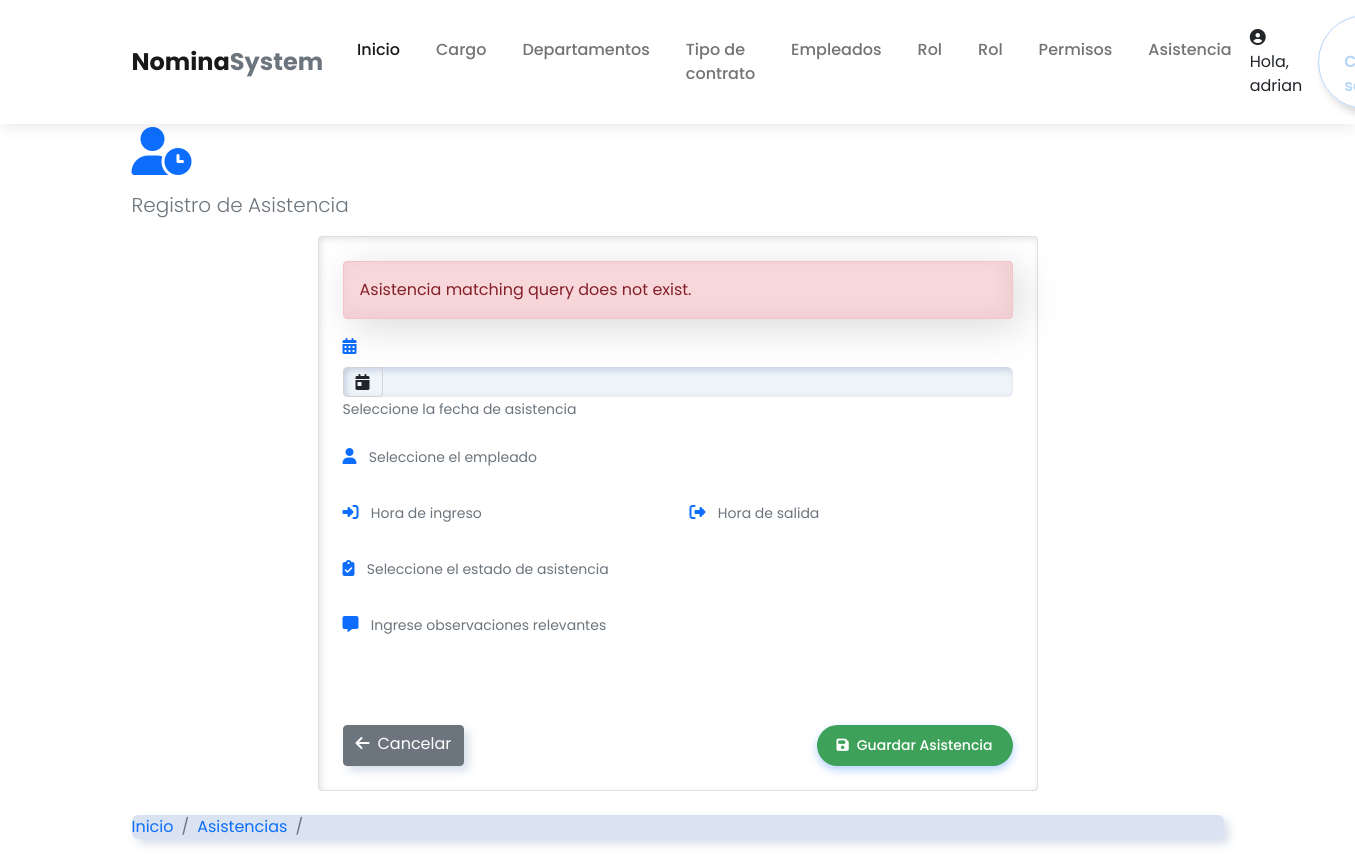
Before: /payroll/update/asistencia/1/ (signed in) with the older database file.
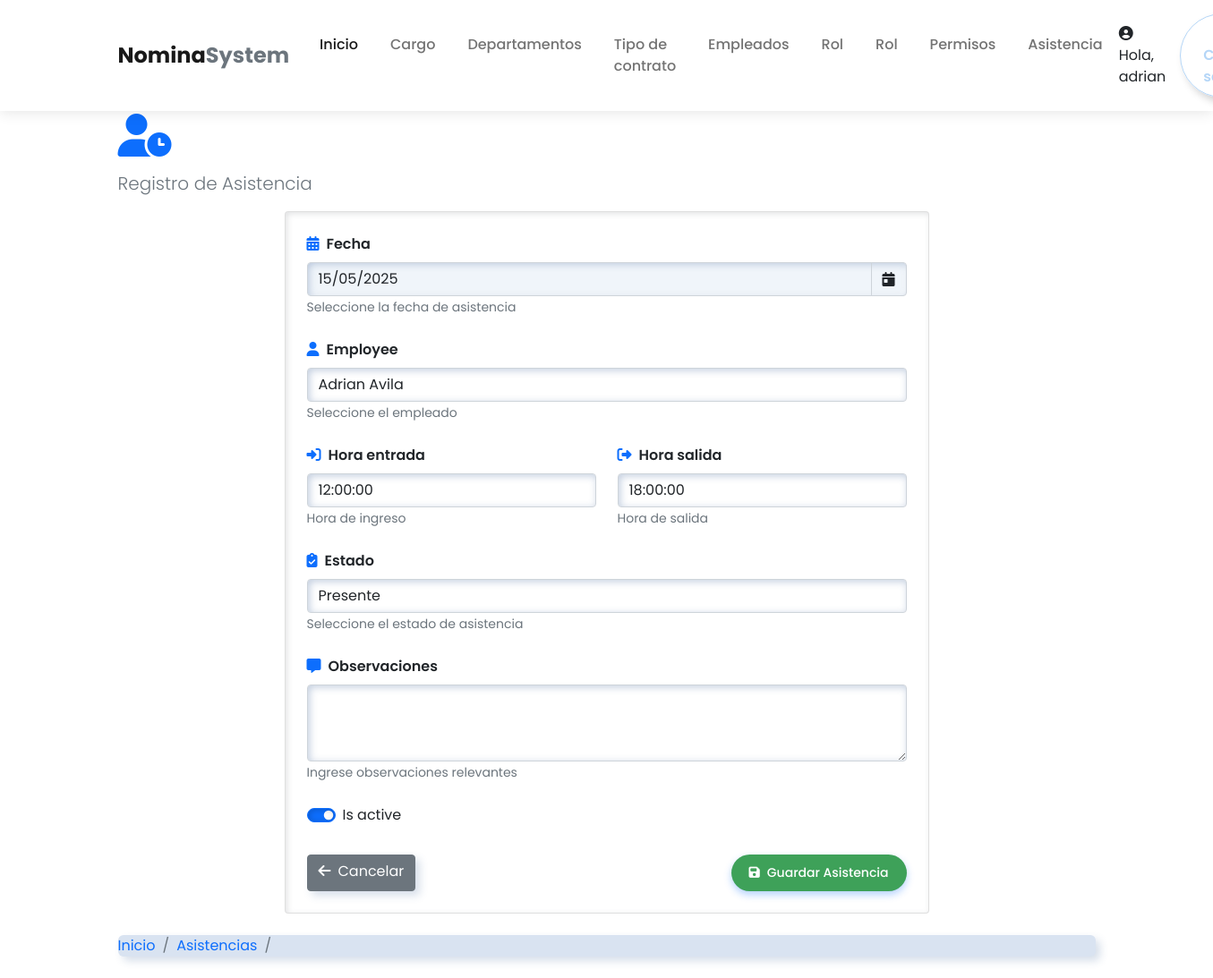
After: the same page with the newer database file.
### payroll/models.py (models this page shows, shortened)
class Asistencia(models.Model):
    ESTADO_CHOICES = (
        ('P', 'Presente'),
        ('A', 'Ausente'),
        ('T', 'Tardanza'),
        ('V', 'Vacaciones'),
    )
    employee = models.ForeignKey(Employee, on_delete=models.CASCADE)
    fecha = models.DateField()
    hora_entrada = models.TimeField(null=True, blank=True)
    hora_salida = models.TimeField(null=True, blank=True)
    estado = models.CharField(max_length=1, choices=ESTADO_CHOICES, default='P')
    observaciones = models.TextField(blank=True)
    is_active = models.BooleanField(default=True)

### payroll/views/asistencia.py (the view)
# urls.py: path('update/asistencia/<int:id>/', asistencia.update_asistencia, name='update_asistencia'),
@login_required(login_url='sign_in')
def update_asistencia(request, id):
    try:
        asistencia = Asistencia.objects.get(pk=id)
        if request.method == 'POST':
            form = AsistenciaForm(request.POST, instance=asistencia)
            if form.is_valid():
                form.save()
                return redirect('payroll:list_asistencia')
            return render(request, 'asistencia/create.html', {'form': form, 'error': 'Datos inválidos'})
        return render(request, 'asistencia/create.html', {'form': AsistenciaForm(instance=asistencia)})
    except Exception as e:
        return render(request, 'asistencia/create.html', {'error': str(e)})

### payroll/forms/asistencia.py (shortened to what this page needs)
class AsistenciaForm(forms.ModelForm):
    class Meta:
        model = Asistencia
        fields = ['employee', 'fecha', 'hora_entrada', 'hora_salida', 'estado', 'observaciones', 'is_active']
        widgets = {
            'fecha': forms.DateInput(attrs={
                'class': 'form-control datepicker',
                'placeholder': 'DD/MM/YYYY'
            }),
            'hora_entrada': forms.TimeInput(attrs={
                'class': 'form-control timepicker',
                'placeholder': 'HH:MM'
            }),
            'hora_salida': forms.TimeInput(attrs={
                'class': 'form-control timepicker',
                'placeholder': 'HH:MM'
            }),
            'employee': forms.Select(attrs={'class': 'form-control'}),
            'estado': forms.Select(attrs={'class': 'form-control'}),
            'observaciones': forms.Textarea(attrs={'class': 'form-control', 'rows': 3}),
            'is_active': forms.CheckboxInput(attrs={'class': 'form-check-input'})
        }

### payroll/models.py (called while the page is built)
    def __str__(self):
        return self.name

### template/asistencia/create.html (shortened to what the changed rows need)
{% extends 'layout/base_nav.html' %}
{% load static %}
{% block extra_css %}
<link href="https://cdn.jsdelivr.net/npm/bootstrap@5.1.3/dist/css/bootstrap.min.css" rel="stylesheet">
<link rel="stylesheet" href="{% static 'css/styles.css' %}">
<link rel="stylesheet" href="https://cdn.jsdelivr.net/npm/flatpickr/dist/flatpickr.min.css">
{% endblock %}
{% block content %}
<div class="container">
    <header class="page-header">
        <h1 class="display-5 fw-bold text-primary">
            <i class="fas fa-user-clock me-2"></i>{{ title }}
        </h1>
    </header>
    <div class="row">
        <div class="col-md-8 mx-auto">
            <div class="card mb-4">
                <div class="card-body p-4">
                    {% if error %}
                    <div class="alert alert-danger" role="alert">
                        {{ error }}
                    </div>
                    {% endif %}
                    <form method="post">
                        <div class="mb-4">
                            <label for="id_fecha" class="form-label">
                                <i class="fas fa-calendar-alt text-primary me-2"></i>{{ form.fecha.label }}
                            </label>
                            <div class="input-group">
                                {{ form.fecha }}
                                <span class="input-group-text">
                                    <i class="fas fa-calendar-day"></i>
                                </span>
                            </div>
                            <small class="form-text text-muted">Seleccione la fecha de asistencia</small>
                        </div>
                        <div class="mb-4">
                            <label for="id_employee" class="form-label">
                                <i class="fas fa-user text-primary me-2"></i>{{ form.employee.label }}
                            </label>
                            {{ form.employee }}
                            <small class="form-text text-muted">Seleccione el empleado</small>
                        </div>
                        <div class="row">
                            <div class="col-md-6">
                                <div class="mb-4">
                                    <label for="id_hora_entrada" class="form-label">
                                        <i class="fas fa-sign-in-alt text-primary me-2"></i>{{ form.hora_entrada.label }}
                                    </label>
                                    {{ form.hora_entrada }}
                                    <small class="form-text text-muted">Hora de ingreso</small>
                                </div>
                            </div>
                            <div class="col-md-6">
                                <div class="mb-4">
                                    <label for="id_hora_salida" class="form-label">
                                        <i class="fas fa-sign-out-alt text-primary me-2"></i>{{ form.hora_salida.label }}
                                    </label>
                                    {{ form.hora_salida }}
                                    <small class="form-text text-muted">Hora de salida</small>
                                </div>
                            </div>
                        </div>
                        <div class="mb-4">
                            <label for="id_estado" class="form-label">
                                <i class="fas fa-clipboard-check text-primary me-2"></i>{{ form.estado.label }}
                            </label>
                            {{ form.estado }}
                            <small class="form-text text-muted">Seleccione el estado de asistencia</small>
                        </div>
                        <div class="mb-4">
                            <label for="id_observaciones" class="form-label">
                                <i class="fas fa-comment-alt text-primary me-2"></i>{{ form.observaciones.label }}
                            </label>
                            {{ form.observaciones }}
                            <small class="form-text text-muted">Ingrese observaciones relevantes</small>
                        </div>
                        <div class="mb-3 form-check form-switch">
                            {{ form.is_active }}
                            <label class="form-check-label" for="{{ form.is_active.id_for_label }}">
                                {{ form.is_active.label }}
                            </label>
                        </div>
                        <div class="d-flex justify-content-between mt-4 pt-2">
                        </div>
                    </form>
                </div>
            </div>
        </div>
    </div>
</div>
{% endblock %}

Changed rows visible on the page:
added Asistencia: fecha "15/05/2025", employee "Adrian Avila", hora_entrada "12:00:00", hora_salida "18:00:00", estado "Presente", is_active "☑"
Other visible differences:
{{ error }}: "Asistencia matching query does not exist." → (not shown)
text now shown: "Fecha Employee Hora entrada Hora salida Estado Observaciones Is active"
